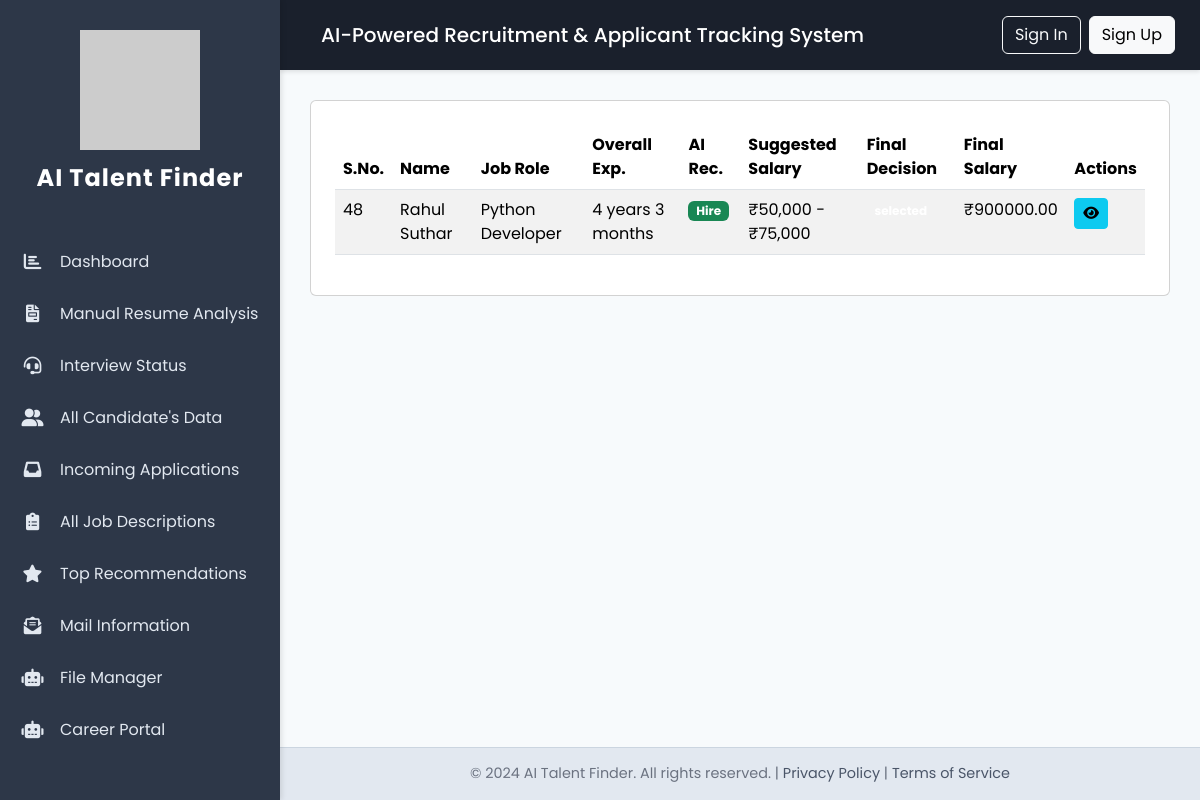
/selected_candidate/, run on an earlier commit of the app's database.
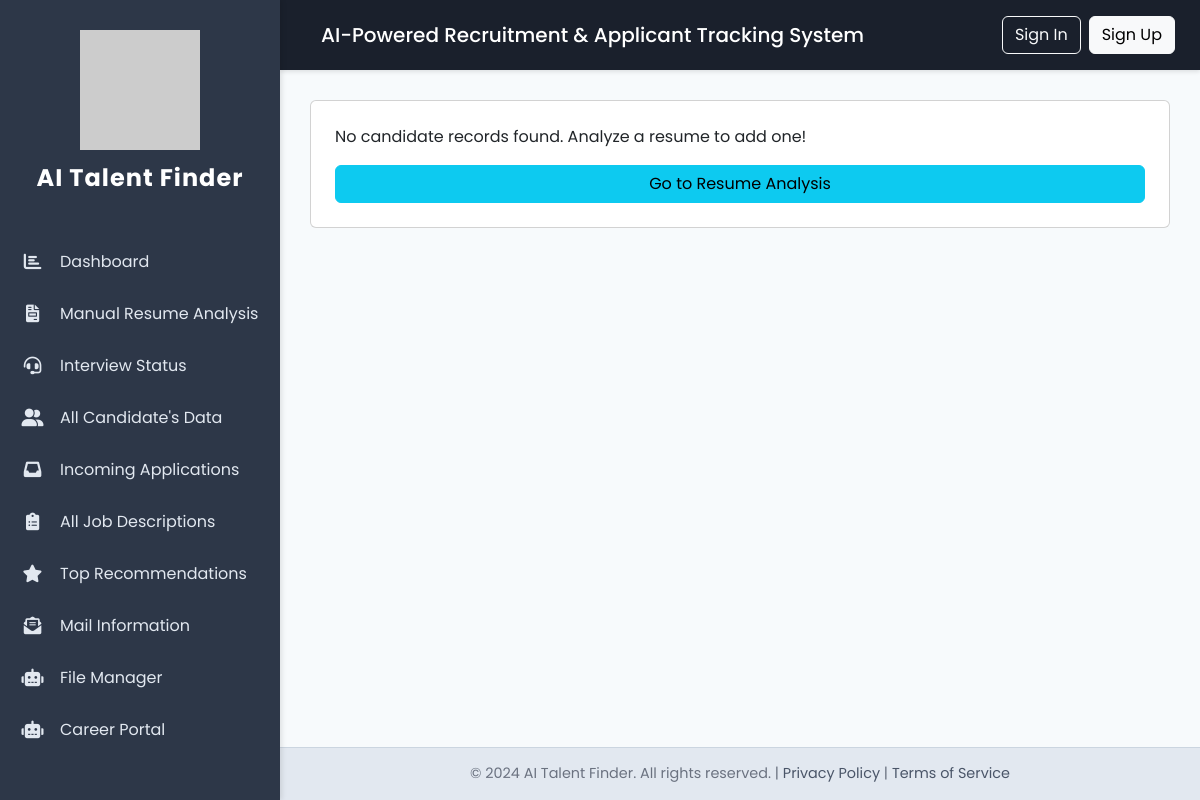
And on a later commit of the database.
### hr_app/models.py (models this page shows, shortened)
class CandidateAnalysis(models.Model):
    user = models.ForeignKey(User, on_delete=models.CASCADE)
    full_name = models.CharField(max_length=255, null=True, blank=True)
    job_role = models.CharField(max_length=255, null=True, blank=True)
    phone_no = models.CharField(max_length=50, null=True, blank=True)
    hiring_recommendation = models.CharField(max_length=50, null=True, blank=True)
    suggested_salary_range = models.CharField(max_length=100, null=True, blank=True)
    interview_questions = models.TextField(null=True, blank=True) # Stores JSON string
    analysis_summary = models.TextField(null=True, blank=True) # Stores JSON string of the full summary
    experience_match = models.CharField(max_length=50, null=True, blank=True)
    overall_experience = models.CharField(max_length=50, null=True, blank=True)
    current_company_name = models.CharField(max_length=255, null=True, blank=True)
    current_company_address = models.CharField(max_length=255, null=True, blank=True)
    fitment_verdict = models.CharField(max_length=50, null=True, blank=True)
    aggregate_score = models.CharField(max_length=50, null=True, blank=True)
    final_decision = models.CharField(max_length=50, null=True, blank=True)
    final_salary = models.IntegerField(null=True, blank=True) # Using IntegerField for salary
    strategic_alignment = models.TextField(null=True, blank=True)
    quantifiable_impact = models.TextField(null=True, blank=True)
    potential_gaps_risks = models.TextField(null=True, blank=True)
    comparable_experience = models.TextField(null=True, blank=True) # Note: this was `comparable_experience_analysis` in LLM response
    scoring_matrix_json = models.TextField(null=True, blank=True) # Stores JSON string
    bench_recommendation_json = models.TextField(null=True, blank=True) # Stores JSON string
    alternative_role_recommendations_json = models.TextField(null=True, blank=True) # Stores JSON string
    automated_recruiter_insights_json = models.TextField(null=True, blank=True) # Stores JSON string
    candidate_overview = models.TextField(null=True, blank=True)
    technical_prowess_json = models.TextField(null=True, blank=True) # Stores JSON string
    project_impact_json = models.TextField(null=True, blank=True) # Stores JSON string
    education_certifications_json = models.TextField(null=True, blank=True) # Stores JSON string
    overall_rating_summary = models.CharField(max_length=50, null=True, blank=True) # Renamed to avoid conflict
    conclusion_summary = models.TextField(null=True, blank=True) # Renamed to avoid conflict
    bland_call_id = models.CharField(max_length=100, blank=True, null=True)
    interview_status = models.CharField(max_length=50, null=True, blank=True, default='Pending')
    resume_file_path = models.CharField(max_length=255, null=True, blank=True)
    created_at = models.DateTimeField(auto_now_add=True)
    updated_at = models.DateTimeField(auto_now=True)
    DECISION_CHOICES = [
        ('shortlisted', 'Shortlisted'),
        ('selected', 'Selected'),
        ('not_selected', 'Not Selected'),
    ]
    final_decision = models.CharField(
        max_length=20,
        choices=DECISION_CHOICES,
        default='Pending',
        blank=True,
        null=True
    )
    final_salary = models.DecimalField(
        max_digits=10,
        decimal_places=2,
        blank=True,
        null=True
    )
    ANALYSIS_TYPES = (
        ('Manual', 'Manual ATS Analysis'),
        ('Basic', 'Basic ATS Analysis'),
        ('Advance', 'Advanced ATS Analysis'),
    )
    analysis_type = models.CharField(
        max_length=10,
        choices=ANALYSIS_TYPES,
        default='Manual',
        help_text="Type of resume analysis (Basic or Advanced)."
    )

### hr_app/views.py (the view, shortened to what this page needs)
# urls.py: path('selected_candidate/', views.selected_candidate, name='selected_candidate'),
def selected_candidate(request):
    candidates = CandidateAnalysis.objects.filter(final_decision='selected').order_by('-created_at')
    final_decision_forms = {} #
    for candidate in candidates: #
        initial_data = { #
            'final_decision': candidate.final_decision, #
            'final_salary': candidate.final_salary #
        }
        final_decision_forms[candidate.id] = FinalDecisionForm(prefix=f'decision_{candidate.id}', initial=initial_data) #
    context = { #
        'candidates': candidates, #
        'final_decision_forms': final_decision_forms, #
    }
    return render(request, 'selected_candidate.html', context) #

### templates/selected_candidate.html (shortened to what this page needs)
{% extends 'base.html' %}
{% block content %}
    <div class="card p-4">
        {% if candidates %}
            <div class="table-responsive">
                <table id="candidateRecordsTable" class="table table-striped table-hover">
                    <thead>
                        <tr>
                            <th>S.No.</th>
                            <th>Name</th>
                            <th>Job Role</th>
                            <th>Overall Exp.</th>
                            <th>AI Rec.</th>
                            <th>Suggested Salary</th>
                            <th>Final Decision</th>
                            <th>Final Salary</th>
                            <th>Actions</th>
                        </tr>
                    </thead>
                    <tbody>
                        {% for candidate in candidates %}
                            <tr>
                                <td>{{ candidate.id }}</td>
                                <td>{{ candidate.full_name }}</td>
                                <td>{{ candidate.job_role }}</td>
                                <td>{{ candidate.overall_experience }}</td>
                                <td>
                                    <span class="badge
                                        {% if candidate.hiring_recommendation == 'Hire' or candidate.hiring_recommendation == 'Strong Hire' %}bg-success{% elif candidate.hiring_recommendation == 'Reject' %}bg-danger{% else %}bg-warning{% endif %}
                                    ">{{ candidate.hiring_recommendation }}</span>
                                </td>
                                <td>{{ candidate.suggested_salary_range }}</td>
                                <td>
                                    <span class="badge font-weight-bold
                                        {% if candidate.final_decision == 'Selected' %}bg-success{% elif candidate.final_decision == 'Rejected' %}bg-danger{% elif candidate.final_decision == 'Not Selected' %}bg-secondary{% elif candidate.final_decision == 'Interview Scheduled' %}bg-primary{% elif candidate.final_decision == 'shortlisted' %}bg-info{% else %}bg-muted{% endif %}
                                    ">{{ candidate.final_decision|default:"Pending" }}</span>
                                </td>
                                <td>₹{{ candidate.final_salary|floatformat:2|default:"N/A" }}</td>
                                <td>
                                    <a href="{% url 'candidate_profile' candidate_id=candidate.id %}" class="btn btn-info btn-sm" title="View Details">
                                        <i class="fas fa-eye"></i>
                                    </a>
                                </td>
                            </tr>
                        {% endfor %}
                    </tbody>
                </table>
            </div>
        {% else %}
            <p>No candidate records found. Analyze a resume to add one!</p>
            <a href="{% url 'resume_analysis' %}" class="btn btn-info">Go to Resume Analysis</a>
        {% endif %}
    </div>
{% endblock %}
{% block extra_js %}
{% load static %}
<link rel="stylesheet" type="text/css" href="https://cdn.datatables.net/2.0.8/css/dataTables.dataTables.min.css"/>
<link rel="stylesheet" type="text/css" href="https://cdn.datatables.net/buttons/3.0.2/css/buttons.dataTables.min.css"/>
{% endblock %}

What changed in the data, as far as the page shows it:
removed CandidateAnalysis: id "48", full_name "Rahul Suthar", job_role "Python Developer", overall_experience "4 years 3 months", hiring_recommendation "Hire", suggested_salary_range "₹50,000 - ₹75,000", final_salary "900000.00"
Also different on the page:
text no longer shown: "S.No. Name Job Role Overall Exp. AI Rec. Suggested Salary Final Decision Final Salary Actions"
text now shown: "No candidate records found. Analyze a resume to add one! Go to Resume Analysis"
